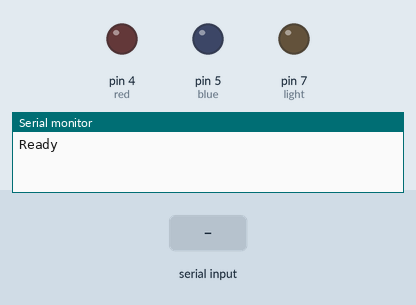
Bench run of a sketch on a simulated Arduino Uno, built with avr-gcc and run on an emulated ATmega328P. On the bench: output pins drawn as LEDs (lit = HIGH), the last lines printed to the serial monitor. Inputs (shaded band) come from the test bench.

Above: at 1.2 s.
1.3 s: "turn on red led" received over the second serial link
At 2.5 s:
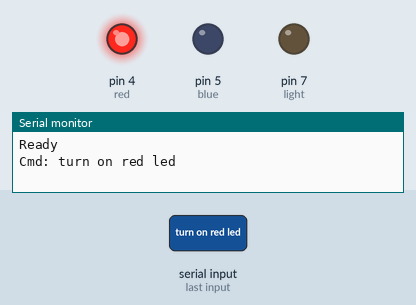
2.8 s: "turn on blue led" received over the second serial link
At 3.8 s:
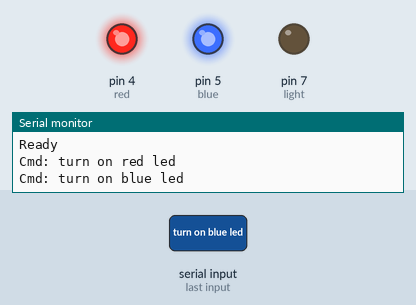
4.3 s: "turn off red led" received over the second serial link
At 4.9 s:
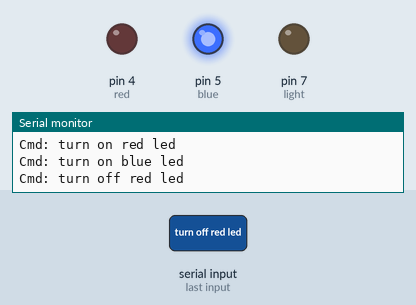
5.8 s: "turn off light" received over the second serial link
At 7.0 s:
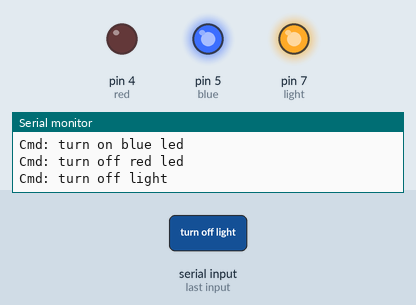
7.3 s: "turn on red" received over the second serial link
At 8.0 s:
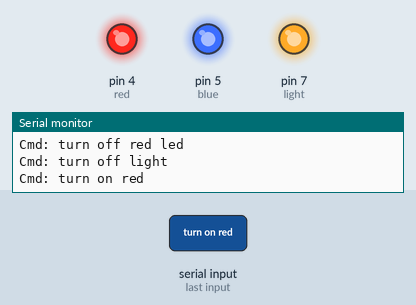
8.8 s: "turn off blue led" received over the second serial link
At 9.6 s:
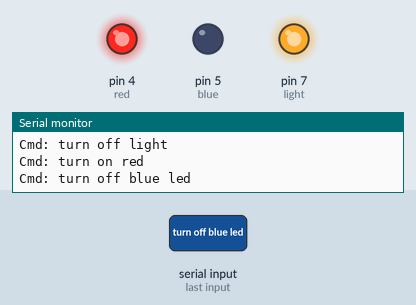
Timing chart, 0 to 11.3 s (numbered marks = the images above; inputs shaded):
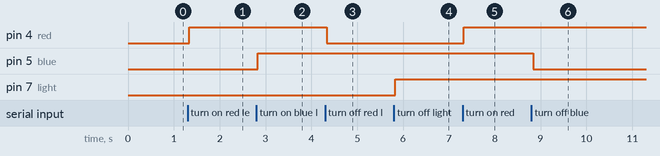

The sketch:

Bluetooth_Voice_Controlled.ino
```cpp
#include <SoftwareSerial.h>
SoftwareSerial BTserial(11, 10); // RX, TX

#define red   4
#define blue  5
#define light 7

String s;

void setup() {
  Serial.begin(9600);
  BTserial.begin(9600);
  pinMode(red  , OUTPUT);
  pinMode(blue , OUTPUT);
  pinMode(light, OUTPUT);
  Serial.println("Ready");
}

void loop() {
  // read everything that arrived since last loop
  while (BTserial.available()) {
    char c = BTserial.read();
    s += c;
    delay(2);                 // give uart time to buffer next char
  }

  if (s.length()) {           // something received?
    s.trim();                 // remove CR/LF and spaces
    s.toLowerCase();          // make comparison robust
    Serial.println("Cmd: " + s);

    if      (s.startsWith("turn on red led")|| s.startsWith("turn on red"))    digitalWrite(red  , HIGH);
    else if (s.startsWith("turn off red led"))   digitalWrite(red  , LOW);
    else if (s.startsWith("turn on blue led"))   digitalWrite(blue , HIGH);
    else if (s.startsWith("turn off blue led"))  digitalWrite(blue , LOW);
    else if (s.startsWith("turn off light"))      digitalWrite(light, HIGH);
    else if (s.startsWith("turn off light"))     digitalWrite(light, LOW);

    s = "";                 // clear for next command
  }
}
```

Measured:
- after the input at 1.3 s, pin 4 (red): LOW → HIGH at once
- after the input at 2.8 s, pin 5 (blue): LOW → HIGH at once
- after the input at 4.3 s, pin 4 (red): HIGH → LOW at once
- after the input at 5.8 s, pin 7 (light): LOW → HIGH at once
- after the input at 7.3 s, pin 4 (red): LOW → HIGH at once
- after the input at 8.8 s, pin 5 (blue): HIGH → LOW at once
